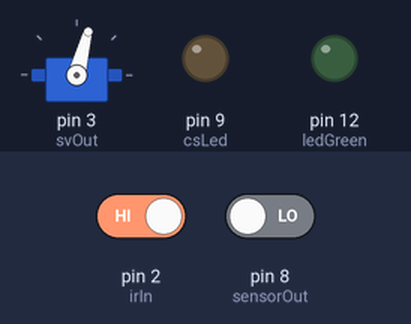
This sketch was run on a simulated Arduino Uno, built with avr-gcc and run on an emulated ATmega328P. On the bench: servo, output pins drawn as LEDs (lit = HIGH). The inputs (shaded band) are chosen by the test bench; at power-on: pin 2 (irIn) HIGH, pin 8 (sensorOut) LOW. Pins used as bus, display or sensor lines are not drawn.

Above: at 1.8 s.
1.9 s: pin 2 (irIn) driven LOW
At 2.9 s:
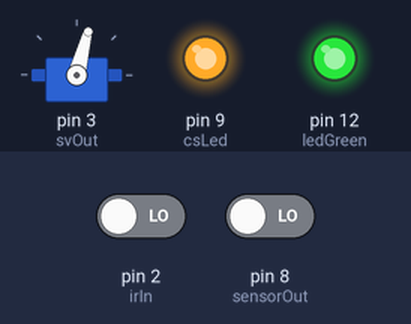
6.5 s: pin 2 (irIn) driven HIGH
At 7.77 s:
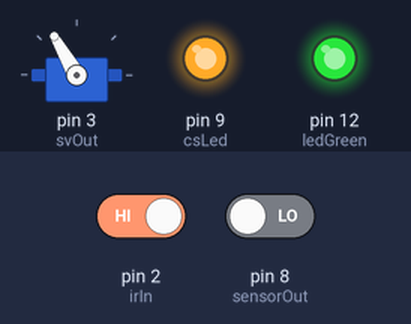
At 8.73 s:
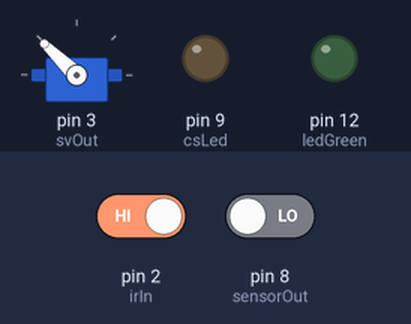
Timing chart, 0 to 10.8 s (numbered marks = the images above; inputs shaded):
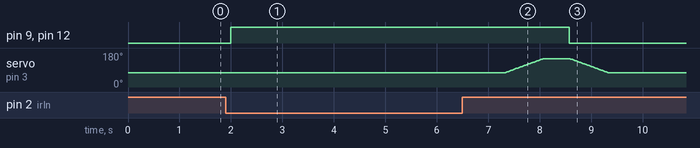

The sketch:

Arduino.ino
```cpp
/********************
      การต่อวงจร
  +++ RGB Color sensor +++
  S0 -> 4
  S1 -> 5
  S3 -> 6
  S2 -> 7
  OUT -> 8
  LED -> 9

  +++ Servo motor +++
  เขียว -> GND
  ส้ม -> VCC
  เหลือง -> 3

  +++ IR Sensor +++
  OUT -> 2

  +++ หลอดไฟสีเขียว +++
  ขายาว -> 12
  ขาสั้น -> GND

  +++ เชื่อมกับ NodeMCU +++
  สายขาว -> 10
  สายเทา -> 11
********************/

#include <Servo.h>
#include <SoftwareSerial.h>
#include <ArduinoJson.h>
#include <TimeLib.h>

// เชื่อมกับ NodeMCU
SoftwareSerial s(10, 11);

// RGB Color sensor
#define S0 4
#define S1 5
#define S3 6
#define S2 7
#define sensorOut 8
#define csLed 9
int rgb[3] = {0, 0, 0};

// Servo motor
Servo servo;
#define svOut 3
int defaultServoDeg = 75;
int nowServoDeg = defaultServoDeg;

// IR Sensor
#define irIn 2
int irVal;

// Status light
#define ledGreen 12

bool first = true;

void setup() {
  setTime(19,14,0,21,11,2020);
  pinMode(S0, OUTPUT);
  pinMode(S1, OUTPUT);
  pinMode(S2, OUTPUT);
  pinMode(S3, OUTPUT);
  pinMode(sensorOut, INPUT);
  pinMode(csLed, OUTPUT);
  // Setting frequency-scaling to 20%
  digitalWrite(S0, HIGH);
  digitalWrite(S1, LOW);

  servo.attach(svOut);
  servo.write(defaultServoDeg);

  pinMode(irIn, INPUT);

  pinMode(ledGreen, OUTPUT);
  // pinMode(ledRed, OUTPUT);

  s.begin(57600);
  //Serial.begin(9600);
}

void runColorSensor() {
  // RED
  digitalWrite(S2, LOW);
  digitalWrite(S3, LOW);
  int r = pulseIn(sensorOut, LOW);
  rgb[0] = map(r, 18, 92, 255, 0);
  delay(100);

  // GREEN
  digitalWrite(S2, HIGH);
  digitalWrite(S3, HIGH);
  int g = pulseIn(sensorOut, LOW);
  rgb[1] = map(g, 19, 93, 255, 0);
  delay(100);

  // BLUE
  digitalWrite(S2, LOW);
  digitalWrite(S3, HIGH);
  int b = pulseIn(sensorOut, LOW);
  rgb[2] = map(b, 17, 76, 255, 0);
  delay(100);
}

void clearRGBArray() {
  rgb[0] = 0;
  rgb[1] = 0;
  rgb[2] = 0;
}

bool bottleIsAlpha() {
  int r = rgb[0];
  int g = rgb[1];
  int b = rgb[2];
  int alpha = 80;
  int alpha2 = 0;
  if (r < alpha2 && g < alpha2 && b < alpha2) {
    return true;
  }
  return false;
}

void servoWriteSlow(int deg, int dely) {
  if (deg > nowServoDeg) {
    for (int i = nowServoDeg; i <= deg; i++) {
      servo.write(i);
      nowServoDeg = i;
      delay(dely);
    }
  } else if (deg < nowServoDeg) {
    for (int i = nowServoDeg; i >= deg; i--) {
      servo.write(i);
      nowServoDeg = i;
      delay(dely);
    }
  }
}

String nowDateTime() {
  String dateTime = String(day()) + "/" + String(month()) + "/" + String(year()) + " " + String(hour()) + ":" + String(minute()) + ":" + String(second());
  return dateTime;
}

void loop() {
  StaticJsonBuffer<200> jsonBuffer;
  JsonObject& root = jsonBuffer.createObject();

  irVal = digitalRead(irIn);
  if (irVal == 0) {
    digitalWrite(ledGreen, HIGH);
    if (first) {
      digitalWrite(csLed, HIGH);
      // รอ 2 วิ แล้วค่อยเริ่มตรวจสี
      delay(2000);
      first = false; // ให้อ่านค่าแค่รอบเดียว
      runColorSensor();
      root["dateTime"] = nowDateTime();
      if (bottleIsAlpha()) {
        root["isColor"] = false;
        servoWriteSlow(10, 10);
      } else {
        root["isColor"] = true;
        servoWriteSlow(150, 10);
      }
      root.printTo(s);
    }
  } else {
    digitalWrite(ledGreen, LOW);
    digitalWrite(csLed, LOW);
    clearRGBArray();
    first = true;
    servoWriteSlow(defaultServoDeg, 10);
  }
  delay(500);
}
```

Measured:
- after the input at 1.9 s, pin 9 (csLed), pin 12 (ledGreen): LOW → HIGH after 0.10 s
- after the input at 6.5 s, pin 9 (csLed), pin 12 (ledGreen): HIGH → LOW after 2.1 s
- by itself, servo on pin 3 (svOut): rises from 75° to 150° in 0.75 s, then falls to 75° in 1.3 s
